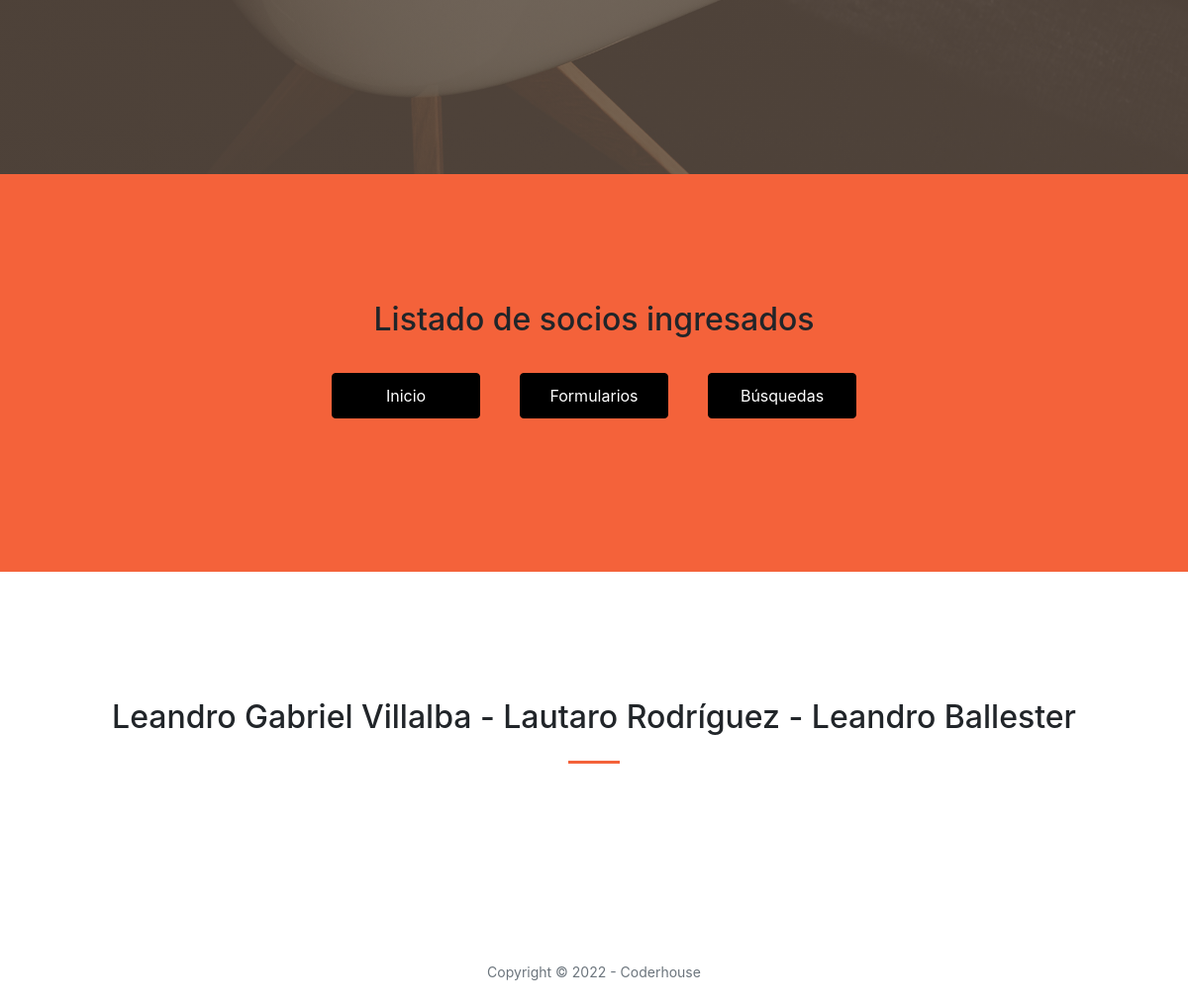
Page /app-biblioteca/listado-sectores/ (lower part) on the earlier database version.
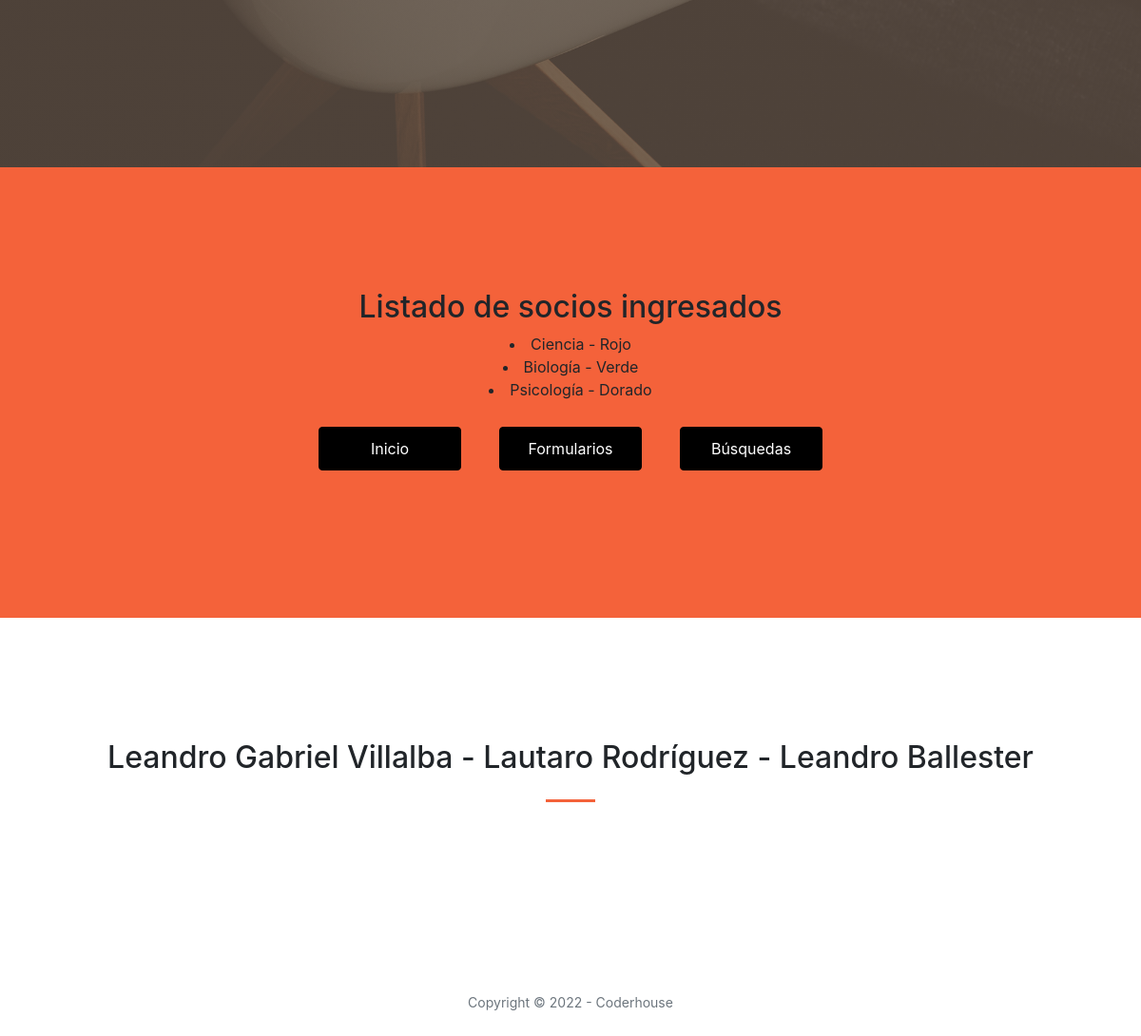
Same page on the later database version.
### AppBiblioteca/models.py (models this page shows, shortened)
class Sector(models.Model):
    color = models.CharField(max_length=20)
    nombre = models.CharField(max_length=20)
    cupo = models.IntegerField()
    codigo_sector = models.IntegerField(null=True)

### AppBiblioteca/views.py (the view)
# urls.py: path('listado-sectores/', sectores, name='ListadoSectores'),
def sectores(request):
    sector = Sector.objects.all()
    return render(request, 'listado_sectores.html', {'lista_sectores': sector})

### AppBiblioteca/templates/listado_sectores.html
{% extends 'padre.html' %}
{% block Biblioteca %}
<section class="page-section bg-primary" id="Inicio">
    <div class="container px-4 px-lg-5">
        <div class="row gx-4 gx-lg-5 justify-content-center">
            <div class="col-lg-8 text-center">
                <h2>Listado de socios ingresados</h2>
                {% for sector in lista_sectores %}
                    <li>{{sector.nombre}} - {{sector.color}}</li>
                {% endfor %}
                <div class="div-boton">
                    <a href="{% url 'Inicio' %}" class="boton-link">Inicio</a>
                    <a href="{% url 'FormularioInicial' %}" class="boton-link">Formularios</a>
                    <a href="{% url 'BusquedaInicial' %}" class="boton-link">Búsquedas</a>
                </div>
            </div>
        </div>
    </div>
</section>
{% endblock Biblioteca %}

Differences in the rows shown:
added Sector: nombre "Ciencia", color "Rojo"
added Sector: nombre "Biología", color "Verde"
added Sector: nombre "Psicología", color "Dorado"
